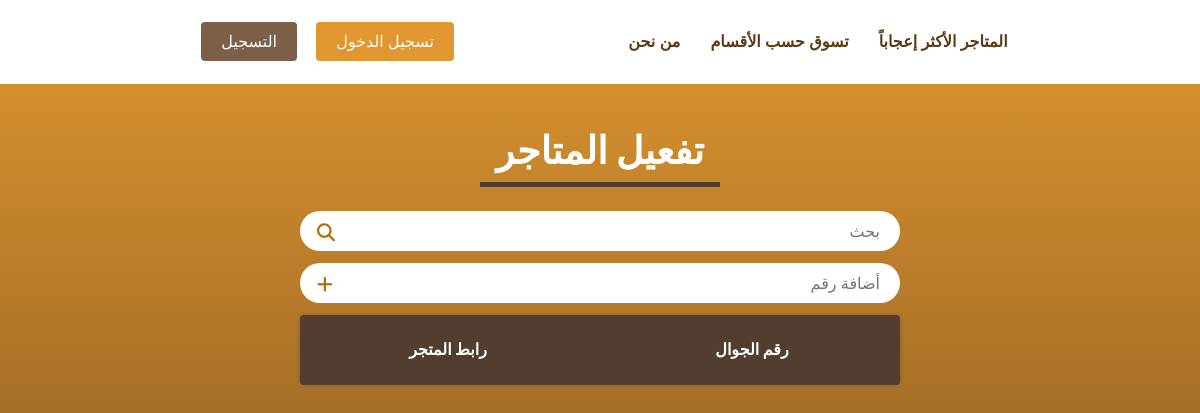
Before: /numbers/ with the older database file.
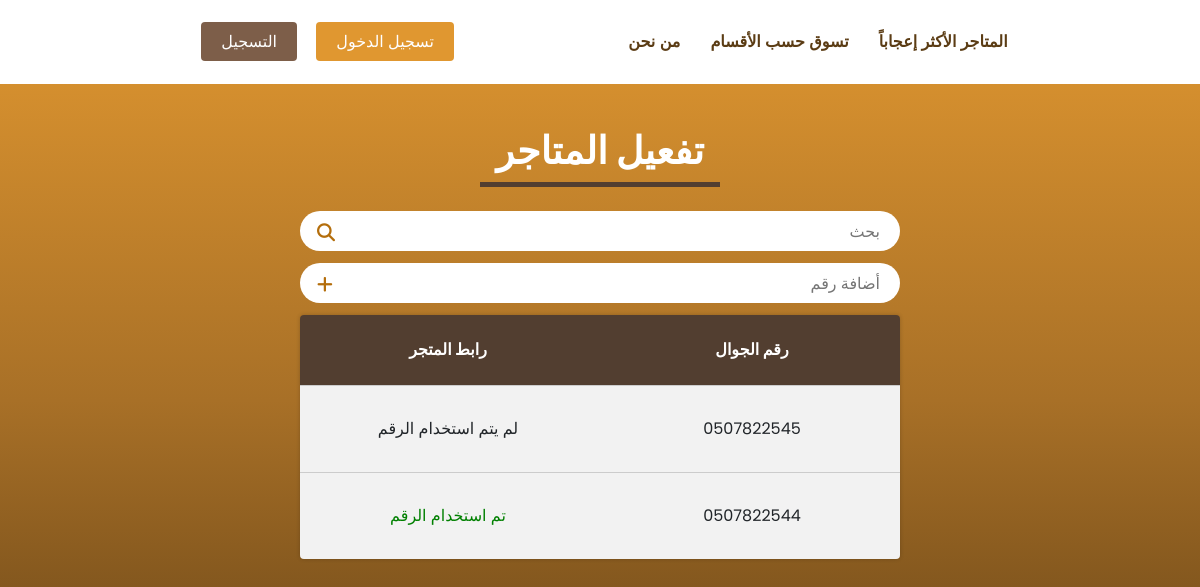
After: the same page with the newer database file.
### stores/models.py (models this page shows, shortened)
class allowed_seller_numbers(models.Model):
    id = models.AutoField(primary_key=True)
    phone_number = models.CharField(max_length=10, unique=True, blank=True)
    is_available = models.BooleanField(default=True) # True if the number was already used to create a store
    user_id = models.ForeignKey("users.user", on_delete=models.CASCADE, related_name="+", null = True, default=None, blank=True) # which user has claimed this seller number

### stores/views.py (the view, shortened to what this page needs)
# urls.py: path('numbers/', views.allowed_numbers, name='allowed_numbers'),
def allowed_numbers(request):
    context = {}
    msg = {}
    context['msg'] = msg
    context['numbers'] = allowed_seller_numbers.objects.all()
    return render(request,'stores/store-management.html', context)

### templates/stores/store-management.html (shortened to what this page needs)
<!DOCTYPE html>
<html>
{% extends 'main/baseView.html' %}
{% load static %}
    {% block content %}
</head>
  <body>
    <header class="section-header st-m">
      <p>تفعيل المتاجر</p>
      <span class="line"></span>
    </header>
    <div class="search-bar">
      <input type="text" placeholder="بحث">
      <button type="submit" class="search-button"><i class="fa fa-search"></i></button>
    </div>
    <form action="" method="post">
      <div class="search-bar">
        <input name="phone_number" type="text" placeholder="أضافة رقم">
        <button type="submit" class="search-button"><i class="fas fa-plus"></i></button>
      </div>
    </form>
    <div class="table">
      <div class="row t-header">
        <div class="cell">رقم الجوال</div>
        <div class="cell">رابط المتجر</div>
      </div>
      {% for number in numbers %}
      <div class="row">
        <div class="cell">{{number.phone_number}}</div>
        <div class="cell">
          {% if number.is_available %}
          <span>لم يتم استخدام الرقم</span>
          {% else %}
          <span style="color: green;">تم استخدام الرقم</span>
          {% endif %}
        </div>
      </div>
      {% endfor %}
    </div>
  </body>
  </html>
  {% endblock %}

Changed rows visible on the page:
added allowed_seller_numbers: phone_number "0507822545", is_available "لم يتم استخدام الرقم"
added allowed_seller_numbers: phone_number "0507822544", is_available "تم استخدام الرقم"
